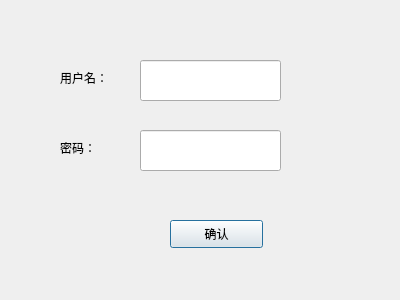
<?xml version="1.0" encoding="UTF-8"?>
<ui version="4.0">
 <class>newCook</class>
 <widget class="QDialog" name="newCook">
  <property name="geometry">
   <rect>
    <x>0</x>
    <y>0</y>
    <width>400</width>
    <height>300</height>
   </rect>
  </property>
  <property name="windowTitle">
   <string>Dialog</string>
  </property>
  <widget class="QLabel" name="label">
   <property name="geometry">
    <rect>
     <x>60</x>
     <y>70</y>
     <width>72</width>
     <height>15</height>
    </rect>
   </property>
   <property name="text">
    <string>用户名：</string>
   </property>
  </widget>
  <widget class="QLabel" name="label_2">
   <property name="geometry">
    <rect>
     <x>60</x>
     <y>140</y>
     <width>72</width>
     <height>15</height>
    </rect>
   </property>
   <property name="text">
    <string>密码：</string>
   </property>
  </widget>
  <widget class="QPushButton" name="pushButton">
   <property name="geometry">
    <rect>
     <x>170</x>
     <y>220</y>
     <width>93</width>
     <height>28</height>
    </rect>
   </property>
   <property name="text">
    <string>确认</string>
   </property>
  </widget>
  <widget class="QLineEdit" name="usernameEdit">
   <property name="geometry">
    <rect>
     <x>140</x>
     <y>60</y>
     <width>141</width>
     <height>41</height>
    </rect>
   </property>
   <property name="text">
    <string/>
   </property>
   <property name="placeholderText">
    <string/>
   </property>
  </widget>
  <widget class="QLineEdit" name="pwdEdit">
   <property name="geometry">
    <rect>
     <x>140</x>
     <y>130</y>
     <width>141</width>
     <height>41</height>
    </rect>
   </property>
   <property name="text">
    <string/>
   </property>
   <property name="echoMode">
    <enum>QLineEdit::Password</enum>
   </property>
   <property name="placeholderText">
    <string/>
   </property>
  </widget>
 </widget>
 <resources/>
 <connections/>
</ui>
